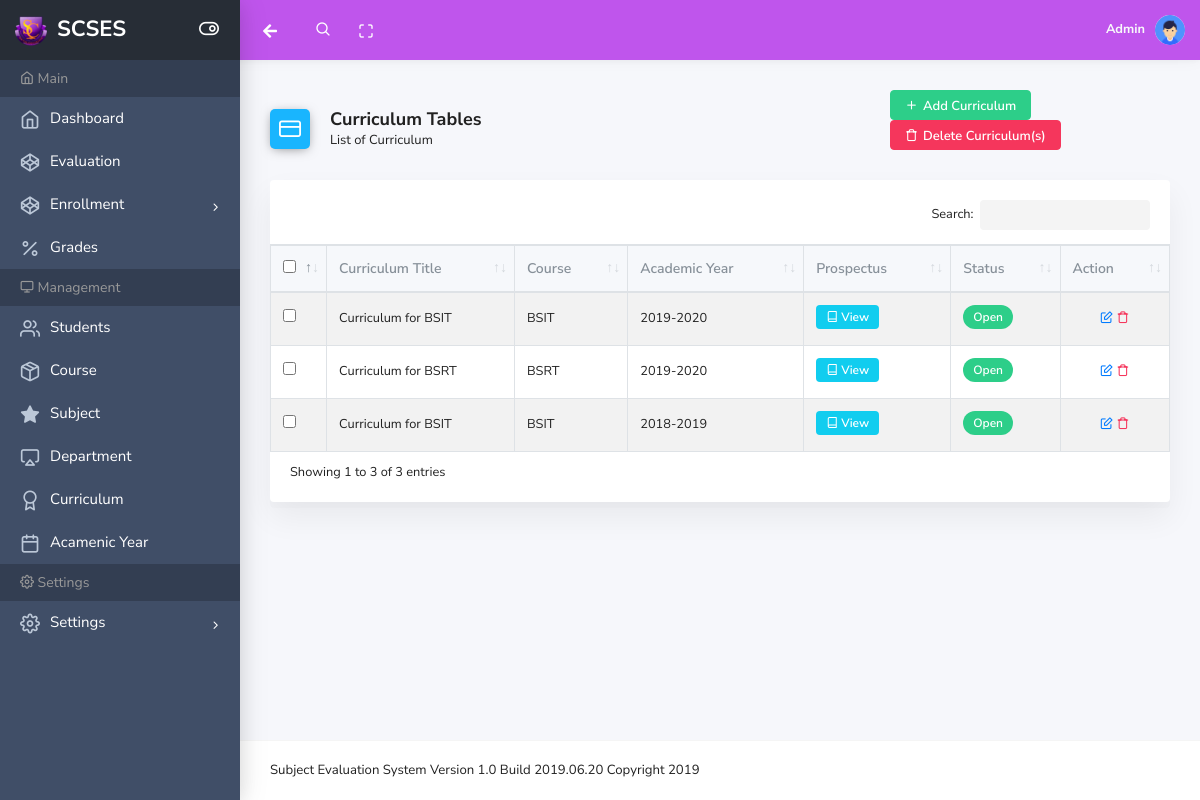
The page /app/curriculum.php (signed in) on the database its author committed.
### tables this page shows
CREATE TABLE `users` (
  `user_id` int(11) NOT NULL,
  `user_name` varchar(100) NOT NULL,
  `user_password` varchar(100) NOT NULL,
  `user_type` varchar(100) NOT NULL,
  `date_create` datetime NOT NULL DEFAULT current_timestamp()
);

CREATE TABLE `curriculum` (
  `id` int(11) NOT NULL,
  `curriculum_title` varchar(200) NOT NULL,
  `course_id` int(11) NOT NULL,
  `academicyear` int(11) NOT NULL,
  `status` varchar(20) NOT NULL,
  `date_create` datetime NOT NULL DEFAULT current_timestamp()
);

CREATE TABLE `course` (
  `id` int(11) NOT NULL,
  `department_id` varchar(11) NOT NULL,
  `code` varchar(20) NOT NULL,
  `course_title` varchar(100) NOT NULL,
  `course_major` varchar(50) NOT NULL,
  `course_desc` varchar(100) NOT NULL,
  `level` int(11) NOT NULL,
  `date_create` timestamp NOT NULL DEFAULT current_timestamp()
);

CREATE TABLE `academic_year` (
  `id` int(11) NOT NULL,
  `name` varchar(100) NOT NULL,
  `status` int(20) NOT NULL COMMENT 'open/close',
  `date_create` datetime NOT NULL DEFAULT current_timestamp()
);

### config/connection.php (called while the page is built, shortened)
<?php
class Connection
{
	private $host="localhost";
	private $user="root";
	private $db="subject_evaluation";
	private $pass="";
	public function __construct(){
	 	$this->conn = new PDO("mysql:host=".$this->host.";dbname=".$this->db,$this->user,$this->pass);
	}
}
?>

### Model/User.php (called while the page is built, shortened)
<?php
require_once '../config/connection.php';
class User extends Connection{
	public function __construct(connection $conn) {
        $this->conn = $conn->conn;
    }
	public function get_user($id){
		$sql = "SELECT * FROM `users` WHERE `user_id` = :id";
		$q = $this->conn->prepare($sql);
		$q->bindParam(':id', $id);
		$q->execute();
		$user = $q->fetch(PDO::FETCH_ASSOC);
		return $user;
	}
}

### Library/Curriculum.php (called while the page is built, shortened)
<?php
require_once '../config/connection.php';
require_once '../Model/Curriculum.php';
$db = new Connection;
$curriculum = new Curriculum($db);
$curriculum_list = $curriculum->list_curriculum();

### Model/Curriculum.php (called while the page is built, shortened)
<?php
require_once '../config/connection.php';
class Curriculum extends Connection{
	public function list_curriculum()
	{
		try {
			$stmt = $this->conn->prepare("
				SELECT `curriculum`.`id`, `curriculum`.`curriculum_title`, `course`.`course_title`, `academic_year`.`name`, `curriculum`.`status`
				FROM `curriculum`
				LEFT JOIN `course` ON `curriculum`.`course_id` = `course`.`id`
				LEFT JOIN `academic_year` ON `curriculum`.`academicyear` = `academic_year`.`id`");
			$stmt->execute();
			return $stmt;
		} catch (PDOException $e) {
			echo $e->get_message();
			die();
		}
	}
}

### app/curriculum.php (the view, shortened to what this page needs)
<?php
require_once '../Library/Curriculum.php';
require_once 'layout/main.php';
?>
    <body>
        <div class="wrapper">
           <?php require_once 'layout/header.php'; ?>
            <div class="page-wrap">
                <?php require_once 'layout/sidebar.php'; ?>
                <div class="main-content">
                    <div class="container-fluid">
                        <div class="page-header">
                            <div class="row align-items-end">
                                <div class="col-lg-8">
                                    <div class="page-header-title">
                                        <i class="ik ik-credit-card bg-blue"></i>
                                        <div class="d-inline">
                                            <h5>Curriculum Tables</h5>
                                            <span>List of Curriculum</span>
                                        </div>
                                    </div>
                                </div>
                                <div class="col-lg-4">
                                    <nav class="breadcrumb-container" aria-label="breadcrumb">
                                        <a href="curriculum_add.php" class="btn btn-success"><i class="ik ik-plus"></i>Add Curriculum</a>
                                        <button id="delete" type="button" class="btn btn-danger"><i class="ik ik-trash"></i>Delete Curriculum(s)</button>
                                    </nav>
                                </div>
                            </div>
                        </div>
                        <div class="card">
                            <div class="card-body">
                               <div class="dt-responsive">
                                <form method="post" action="test" id="target">
                                    <table id="scr-vtr-dynamic"
                                                   class="table table-striped table-bordered nowrap">
                                        <thead>
                                            <tr>
                                                <th class="nosort" width="10">
                                                        <input type="checkbox" id="selectall" name="check[]">
                                                </th>
                                                <th>Curriculum Title</th>
                                                <th>Course</th>
                                                <th>Academic Year</th>
                                                <th>Prospectus</th>
                                                <th>Status</th>
                                                <th>Action</th>
                                            </tr>
                                        </thead>
                                        <tbody>
                                            <?php
                                                foreach ($curriculum_list as $curriculum) {
                                            ?>
                                                <tr>
                                                    <td>
                                                            <input type="checkbox" class="select_all_child" id="" name="check[]" value="">
                                                    </td>
                                                    <td><a class="link" href="curriculum_details.php?id=<?php echo $curriculum['id'];?>"><?php echo $curriculum['curriculum_title'];?></a></td>
                                                    <td><?php echo $curriculum['course_title'];?></td>
                                                    <td><?php echo $curriculum['name'];?></td>
                                                    <td><a href="curriculum_prospectus.php?id=<?php echo $curriculum['id'];?>&cpid=<?php echo $curriculum['id'];?>" class="badge badge-info mb-1 block"><i class="ik ik-book"></i> View</a></td>
                                                    <td><?php echo $curriculum['status'] == 1? '<span class="badge badge-pill badge-success mb-1">Open</span>' : '<span class="badge badge-pill badge-danger mb-1">Close</span>'; ?></td>
                                                    <td class="text-center">
                                                        <a href="curriculum_edit.php?id=<?php echo $curriculum['id'];?>" class="text-primary"><i class="ik ik-edit"></i></a>
                                                        <a href="curriculum_delete.php?id=<?php echo $curriculum['id'];?>" class="text-danger"><i class="ik ik-trash"></i></a>
                                                    </td>
                                                </tr>
                                            <?php
                                                }
                                            ?>
                                        </tbody>
                                    </table>
                                    </form>
                                </div>
                            </div>
                        </div>
                    </div>
                </div>
                <?php require_once 'layout/footer.php'; ?>
            </div>
        </div>
    </body>
</html>

### app/layout/header.php (shortened to what this page needs)
<header class="header-top no-print" header-theme="purple">
               <div class="container-fluid">
                   <div class="d-flex justify-content-between">
                       <div class="top-menu d-flex align-items-center">
                           <button type="button" onclick="history.back();" class="nav-link"><i class="fa fa-arrow-left"></i></button>
                           <div class="header-search">
                               <div class="input-group">
                                   <input type="text" class="form-control">
                                   <span class="input-group-addon search-btn"><i class="ik ik-search"></i></span>
                               </div>
                           </div>
                           <button type="button" id="navbar-fullscreen" class="nav-link"><i class="ik ik-maximize"></i></button>
                       </div>
                       <div class="top-menu d-flex align-items-center">
                           &nbsp<b class="text-light"> <?php echo ucfirst($user_info['user_name']); ?></b>
                           <div class="dropdown">
                               <a class="dropdown-toggle" href="#" id="userDropdown" role="button" data-toggle="dropdown" aria-haspopup="true" aria-expanded="false"><img class="avatar" src="../img/user.jpg" alt=""></a>
                           </div>
                       </div>
                   </div>
               </div>
           </header>

### rows shown on the page
users: user_name "Admin"
curriculum: curriculum_title "Curriculum for BSIT", course.course_title "BSIT", academic_year.name "2019-2020", status "Open"
curriculum: curriculum_title "Curriculum for BSRT", course.course_title "BSRT", academic_year.name "2019-2020", status "Open"
curriculum: curriculum_title "Curriculum for BSIT", course.course_title "BSIT", academic_year.name "2018-2019", status "Open"
